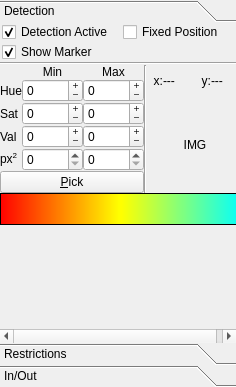
<?xml version="1.0" encoding="UTF-8"?>
<ui version="4.0">
 <class>tab_features</class>
 <widget class="QWidget" name="tab_features">
  <property name="geometry">
   <rect>
    <x>0</x>
    <y>0</y>
    <width>236</width>
    <height>387</height>
   </rect>
  </property>
  <property name="windowTitle">
   <string>Form</string>
  </property>
  <layout class="QGridLayout" name="gridLayout">
   <property name="margin">
    <number>0</number>
   </property>
   <property name="spacing">
    <number>0</number>
   </property>
   <item row="0" column="0">
    <layout class="QGridLayout" name="gridLayout_2">
     <property name="spacing">
      <number>1</number>
     </property>
     <item row="0" column="0">
      <widget class="QToolBox" name="toolBox">
       <property name="currentIndex">
        <number>0</number>
       </property>
       <property name="tabSpacing">
        <number>0</number>
       </property>
       <widget class="QWidget" name="page_feature_detection">
        <property name="geometry">
         <rect>
          <x>0</x>
          <y>0</y>
          <width>234</width>
          <height>322</height>
         </rect>
        </property>
        <attribute name="label">
         <string>Detection</string>
        </attribute>
        <layout class="QGridLayout" name="gridLayout_6">
         <property name="margin">
          <number>0</number>
         </property>
         <property name="spacing">
          <number>0</number>
         </property>
         <item row="10" column="0">
          <layout class="QVBoxLayout" name="verticalLayout_4">
           <property name="spacing">
            <number>0</number>
           </property>
           <item>
            <widget class="QLabel" name="lbl_colorspace">
             <property name="sizePolicy">
              <sizepolicy hsizetype="Minimum" vsizetype="Expanding">
               <horstretch>0</horstretch>
               <verstretch>0</verstretch>
              </sizepolicy>
             </property>
             <property name="maximumSize">
              <size>
               <width>16777215</width>
               <height>32</height>
              </size>
             </property>
             <property name="styleSheet">
              <string notr="true">background-color:qlineargradient(spread:pad, x1:0, y1:0, x2:1, y2:0,stop:0 hsva(0, 255, 255, 255),stop:0.49 hsva(60, 255, 255, 255),stop:0.5 hsva(60, 255, 255, 255),stop:1 hsva(180, 255, 255, 255));</string>
             </property>
             <property name="frameShape">
              <enum>QFrame::StyledPanel</enum>
             </property>
             <property name="text">
              <string/>
             </property>
             <property name="indent">
              <number>0</number>
             </property>
            </widget>
           </item>
           <item>
            <spacer name="verticalSpacer">
             <property name="orientation">
              <enum>Qt::Vertical</enum>
             </property>
             <property name="sizeHint" stdset="0">
              <size>
               <width>20</width>
               <height>0</height>
              </size>
             </property>
            </spacer>
           </item>
          </layout>
         </item>
         <item row="9" column="0">
          <layout class="QGridLayout" name="layout_feature_parameters">
           <property name="spacing">
            <number>0</number>
           </property>
           <item row="0" column="3">
            <widget class="QLabel" name="lbl_max">
             <property name="layoutDirection">
              <enum>Qt::LeftToRight</enum>
             </property>
             <property name="text">
              <string>Max</string>
             </property>
             <property name="alignment">
              <set>Qt::AlignCenter</set>
             </property>
            </widget>
           </item>
           <item row="1" column="3">
            <widget class="QSpinBox" name="spin_hue_max">
             <property name="wrapping">
              <bool>true</bool>
             </property>
             <property name="frame">
              <bool>true</bool>
             </property>
             <property name="buttonSymbols">
              <enum>QAbstractSpinBox::PlusMinus</enum>
             </property>
             <property name="accelerated">
              <bool>true</bool>
             </property>
             <property name="maximum">
              <number>179</number>
             </property>
            </widget>
           </item>
           <item row="1" column="2">
            <widget class="QSpinBox" name="spin_hue_min">
             <property name="wrapping">
              <bool>true</bool>
             </property>
             <property name="buttonSymbols">
              <enum>QAbstractSpinBox::PlusMinus</enum>
             </property>
             <property name="accelerated">
              <bool>true</bool>
             </property>
             <property name="maximum">
              <number>179</number>
             </property>
            </widget>
           </item>
           <item row="2" column="2">
            <widget class="QSpinBox" name="spin_sat_min">
             <property name="wrapping">
              <bool>true</bool>
             </property>
             <property name="frame">
              <bool>true</bool>
             </property>
             <property name="buttonSymbols">
              <enum>QAbstractSpinBox::PlusMinus</enum>
             </property>
             <property name="accelerated">
              <bool>true</bool>
             </property>
             <property name="maximum">
              <number>255</number>
             </property>
            </widget>
           </item>
           <item row="2" column="3">
            <widget class="QSpinBox" name="spin_sat_max">
             <property name="wrapping">
              <bool>true</bool>
             </property>
             <property name="frame">
              <bool>true</bool>
             </property>
             <property name="buttonSymbols">
              <enum>QAbstractSpinBox::PlusMinus</enum>
             </property>
             <property name="accelerated">
              <bool>true</bool>
             </property>
             <property name="maximum">
              <number>255</number>
             </property>
            </widget>
           </item>
           <item row="0" column="2">
            <widget class="QLabel" name="lbl_min">
             <property name="layoutDirection">
              <enum>Qt::LeftToRight</enum>
             </property>
             <property name="text">
              <string>Min</string>
             </property>
             <property name="alignment">
              <set>Qt::AlignCenter</set>
             </property>
            </widget>
           </item>
           <item row="3" column="2">
            <widget class="QSpinBox" name="spin_val_min">
             <property name="wrapping">
              <bool>true</bool>
             </property>
             <property name="frame">
              <bool>true</bool>
             </property>
             <property name="buttonSymbols">
              <enum>QAbstractSpinBox::PlusMinus</enum>
             </property>
             <property name="accelerated">
              <bool>true</bool>
             </property>
             <property name="maximum">
              <number>255</number>
             </property>
            </widget>
           </item>
           <item row="4" column="3">
            <widget class="QSpinBox" name="spin_area_max">
             <property name="maximum">
              <number>99999</number>
             </property>
            </widget>
           </item>
           <item row="3" column="3">
            <widget class="QSpinBox" name="spin_val_max">
             <property name="wrapping">
              <bool>true</bool>
             </property>
             <property name="frame">
              <bool>true</bool>
             </property>
             <property name="buttonSymbols">
              <enum>QAbstractSpinBox::PlusMinus</enum>
             </property>
             <property name="accelerated">
              <bool>true</bool>
             </property>
             <property name="maximum">
              <number>255</number>
             </property>
            </widget>
           </item>
           <item row="4" column="2">
            <widget class="QSpinBox" name="spin_area_min">
             <property name="maximum">
              <number>99999</number>
             </property>
            </widget>
           </item>
           <item row="0" column="4" rowspan="7">
            <widget class="Line" name="line_2">
             <property name="orientation">
              <enum>Qt::Vertical</enum>
             </property>
            </widget>
           </item>
           <item row="4" column="1">
            <widget class="QLabel" name="lbl_min_area">
             <property name="text">
              <string>&lt;html&gt;&lt;head/&gt;&lt;body&gt;&lt;p&gt;px&lt;span style=&quot; vertical-align:super;&quot;&gt;2&lt;/span&gt;&lt;/p&gt;&lt;/body&gt;&lt;/html&gt;</string>
             </property>
             <property name="margin">
              <number>2</number>
             </property>
            </widget>
           </item>
           <item row="1" column="1">
            <widget class="QLabel" name="lbl_hue">
             <property name="text">
              <string>Hue</string>
             </property>
             <property name="margin">
              <number>2</number>
             </property>
            </widget>
           </item>
           <item row="2" column="1">
            <widget class="QLabel" name="lbl_sat">
             <property name="text">
              <string>Sat</string>
             </property>
             <property name="margin">
              <number>2</number>
             </property>
            </widget>
           </item>
           <item row="3" column="1">
            <widget class="QLabel" name="lbl_val">
             <property name="text">
              <string>Val</string>
             </property>
             <property name="margin">
              <number>2</number>
             </property>
            </widget>
           </item>
           <item row="5" column="1" colspan="3">
            <widget class="QPushButton" name="btn_pick_color">
             <property name="sizePolicy">
              <sizepolicy hsizetype="Ignored" vsizetype="Fixed">
               <horstretch>0</horstretch>
               <verstretch>0</verstretch>
              </sizepolicy>
             </property>
             <property name="toolTip">
              <string>Pick thresholds from image by dragging frame around the spot of interest</string>
             </property>
             <property name="statusTip">
              <string>Pick range from image</string>
             </property>
             <property name="text">
              <string>&amp;Pick</string>
             </property>
             <property name="checkable">
              <bool>true</bool>
             </property>
             <property name="flat">
              <bool>false</bool>
             </property>
            </widget>
           </item>
           <item row="0" column="5" rowspan="6">
            <layout class="QGridLayout" name="gridLayout_5">
             <item row="1" column="0">
              <widget class="QLabel" name="lbl_xlbl">
               <property name="text">
                <string>x:</string>
               </property>
               <property name="alignment">
                <set>Qt::AlignRight|Qt::AlignTrailing|Qt::AlignVCenter</set>
               </property>
              </widget>
             </item>
             <item row="1" column="1">
              <widget class="QLabel" name="lbl_x">
               <property name="sizePolicy">
                <sizepolicy hsizetype="Preferred" vsizetype="Preferred">
                 <horstretch>0</horstretch>
                 <verstretch>0</verstretch>
                </sizepolicy>
               </property>
               <property name="minimumSize">
                <size>
                 <width>32</width>
                 <height>0</height>
                </size>
               </property>
               <property name="maximumSize">
                <size>
                 <width>32</width>
                 <height>16777215</height>
                </size>
               </property>
               <property name="text">
                <string>---</string>
               </property>
               <property name="alignment">
                <set>Qt::AlignLeading|Qt::AlignLeft|Qt::AlignVCenter</set>
               </property>
               <property name="margin">
                <number>1</number>
               </property>
              </widget>
             </item>
             <item row="1" column="2">
              <widget class="QLabel" name="lbl_y_lbl">
               <property name="text">
                <string>y:</string>
               </property>
               <property name="alignment">
                <set>Qt::AlignRight|Qt::AlignTrailing|Qt::AlignVCenter</set>
               </property>
              </widget>
             </item>
             <item row="1" column="3">
              <widget class="QLabel" name="lbl_y">
               <property name="sizePolicy">
                <sizepolicy hsizetype="Preferred" vsizetype="Preferred">
                 <horstretch>0</horstretch>
                 <verstretch>0</verstretch>
                </sizepolicy>
               </property>
               <property name="minimumSize">
                <size>
                 <width>32</width>
                 <height>0</height>
                </size>
               </property>
               <property name="maximumSize">
                <size>
                 <width>32</width>
                 <height>16777215</height>
                </size>
               </property>
               <property name="text">
                <string>---</string>
               </property>
               <property name="alignment">
                <set>Qt::AlignLeading|Qt::AlignLeft|Qt::AlignVCenter</set>
               </property>
               <property name="margin">
                <number>1</number>
               </property>
              </widget>
             </item>
             <item row="2" column="0" colspan="4">
              <layout class="QGridLayout" name="gridLayout_4">
               <item row="0" column="0">
                <widget class="QLabel" name="lbl_zoom">
                 <property name="minimumSize">
                  <size>
                   <width>96</width>
                   <height>96</height>
                  </size>
                 </property>
                 <property name="maximumSize">
                  <size>
                   <width>96</width>
                   <height>96</height>
                  </size>
                 </property>
                 <property name="text">
                  <string>IMG</string>
                 </property>
                 <property name="scaledContents">
                  <bool>true</bool>
                 </property>
                 <property name="alignment">
                  <set>Qt::AlignCenter</set>
                 </property>
                </widget>
               </item>
              </layout>
             </item>
            </layout>
           </item>
          </layout>
         </item>
         <item row="7" column="0">
          <layout class="QGridLayout" name="gridLayout_3" columnminimumwidth="0,0">
           <property name="leftMargin">
            <number>2</number>
           </property>
           <property name="topMargin">
            <number>0</number>
           </property>
           <property name="spacing">
            <number>0</number>
           </property>
           <item row="0" column="0">
            <widget class="QCheckBox" name="ckb_track">
             <property name="text">
              <string>Detection Active</string>
             </property>
             <property name="checked">
              <bool>true</bool>
             </property>
            </widget>
           </item>
           <item row="1" column="0">
            <widget class="QCheckBox" name="ckb_marker">
             <property name="text">
              <string>Show Marker</string>
             </property>
             <property name="checked">
              <bool>true</bool>
             </property>
            </widget>
           </item>
           <item row="0" column="1">
            <widget class="QCheckBox" name="ckb_fixed_pos">
             <property name="text">
              <string>Fixed Position</string>
             </property>
            </widget>
           </item>
          </layout>
         </item>
         <item row="8" column="0">
          <widget class="Line" name="line">
           <property name="orientation">
            <enum>Qt::Horizontal</enum>
           </property>
          </widget>
         </item>
        </layout>
       </widget>
       <widget class="QWidget" name="page_feature_restriction">
        <property name="geometry">
         <rect>
          <x>0</x>
          <y>0</y>
          <width>234</width>
          <height>322</height>
         </rect>
        </property>
        <attribute name="label">
         <string>Restrictions</string>
        </attribute>
        <layout class="QGridLayout" name="gridLayout_8"/>
       </widget>
       <widget class="QWidget" name="page_feature_IO">
        <property name="geometry">
         <rect>
          <x>0</x>
          <y>0</y>
          <width>234</width>
          <height>322</height>
         </rect>
        </property>
        <attribute name="label">
         <string>In/Out</string>
        </attribute>
        <layout class="QGridLayout" name="gridLayout_7">
         <property name="margin">
          <number>0</number>
         </property>
         <item row="0" column="0">
          <layout class="QGridLayout" name="gridLayout_9">
           <item row="1" column="1">
            <widget class="QPushButton" name="pushButton_12">
             <property name="enabled">
              <bool>false</bool>
             </property>
             <property name="text">
              <string>Save</string>
             </property>
            </widget>
           </item>
           <item row="2" column="1">
            <widget class="QPushButton" name="pushButton_13">
             <property name="enabled">
              <bool>false</bool>
             </property>
             <property name="text">
              <string>Delete</string>
             </property>
            </widget>
           </item>
           <item row="2" column="0">
            <widget class="QPushButton" name="pushButton_14">
             <property name="enabled">
              <bool>false</bool>
             </property>
             <property name="text">
              <string>Clone</string>
             </property>
            </widget>
           </item>
           <item row="1" column="0">
            <widget class="QPushButton" name="pushButton_15">
             <property name="enabled">
              <bool>false</bool>
             </property>
             <property name="text">
              <string>Open</string>
             </property>
            </widget>
           </item>
           <item row="0" column="0" colspan="2">
            <widget class="QComboBox" name="combo_label">
             <property name="enabled">
              <bool>false</bool>
             </property>
             <property name="editable">
              <bool>true</bool>
             </property>
            </widget>
           </item>
           <item row="3" column="0" rowspan="2" colspan="2">
            <spacer name="verticalSpacer_5">
             <property name="orientation">
              <enum>Qt::Vertical</enum>
             </property>
             <property name="sizeHint" stdset="0">
              <size>
               <width>20</width>
               <height>40</height>
              </size>
             </property>
            </spacer>
           </item>
          </layout>
         </item>
        </layout>
       </widget>
      </widget>
     </item>
    </layout>
   </item>
  </layout>
 </widget>
 <tabstops>
  <tabstop>spin_hue_min</tabstop>
  <tabstop>spin_hue_max</tabstop>
  <tabstop>spin_sat_min</tabstop>
  <tabstop>spin_sat_max</tabstop>
  <tabstop>spin_val_min</tabstop>
  <tabstop>spin_val_max</tabstop>
  <tabstop>spin_area_min</tabstop>
  <tabstop>spin_area_max</tabstop>
  <tabstop>btn_pick_color</tabstop>
  <tabstop>pushButton_12</tabstop>
  <tabstop>pushButton_13</tabstop>
  <tabstop>pushButton_14</tabstop>
  <tabstop>pushButton_15</tabstop>
  <tabstop>combo_label</tabstop>
 </tabstops>
 <resources/>
 <connections/>
</ui>
